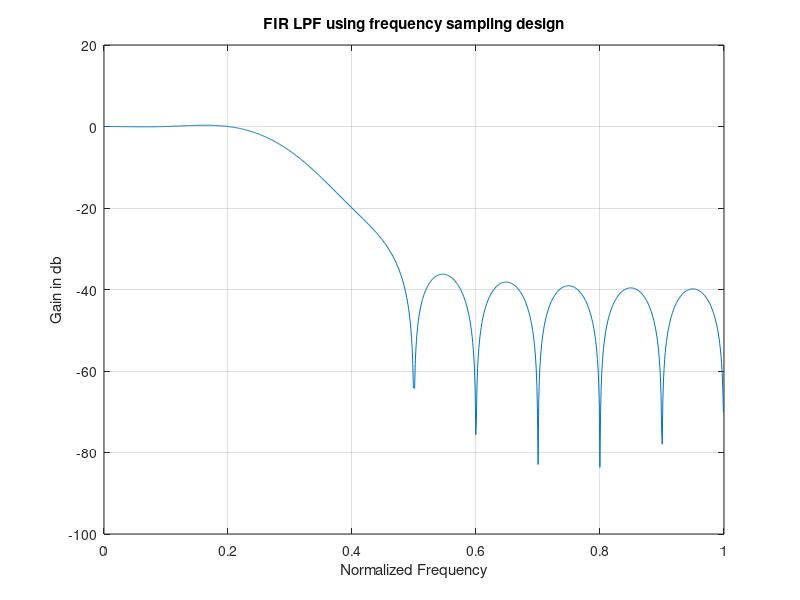

The MATLAB source for this figure:
m = 20;
alpha = (m-1)/2;
hrs = [1,1,1,0.5,0.1,zeros(1,11),0.1,0.5,1,1];
k1 = 0:floor((m-1)/2);
k2 = floor((m-1)/2)+1:m-1;
angh = [-alpha*(2*pi)*k1/m,alpha*(2*pi)*(m-k2)/m];
h = hrs.*exp(1i*angh);
h1 = real(ifft(h,m));
[h,w] = freqz(h1,1,1024);
plot(w/pi,20*log10(abs(h)));
zoom on; grid on; title("FIR LPF using frequency sampling design");
xlabel("Normalized Frequency");
ylabel("Gain in db");